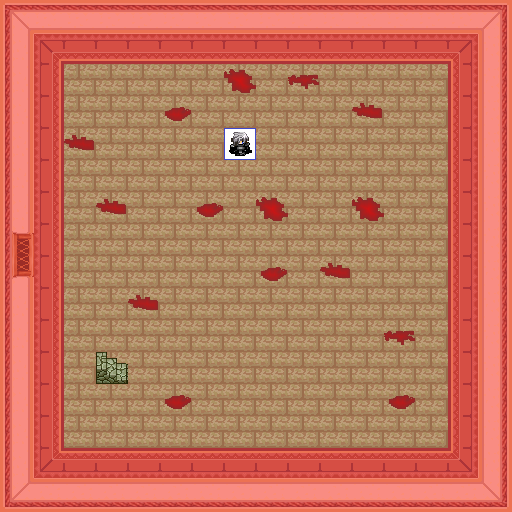

The image is a tile-based game level rendered from a .tmx file. Its description and source (layers, tilesets, objects; grid data summarised) follow:
An orthogonal 16x16 tile map with 32x32 px tiles, 7 tile layers (0_floor, 1_terrain, 2_object, 3_roof, ...), 1 hidden layer not drawn, 33 tilesets.

<map version="1.0" orientation="orthogonal" renderorder="right-down" width="16" height="16" tilewidth="32" tileheight="32" nextobjectid="1">
 <tileset firstgid="1" name="../../tileset/furniture/carpet/carpets_2.png" tilewidth="32" tileheight="32" tilecount="12" columns="4">
  <image source="../../tileset/furniture/carpet/carpets_2.png" trans="ff00ff" width="128" height="96" />
 </tileset>
 <tileset firstgid="13" name="../../tileset/building/wall/int_wall_pale.png" tilewidth="32" tileheight="32" tilecount="16" columns="2">
  <image source="../../tileset/building/wall/int_wall_pale.png" trans="ff00ff" width="64" height="256" />
 </tileset>
 <tileset firstgid="29" name="../../tileset/building/wall/int_wall_purple.png" tilewidth="32" tileheight="32" tilecount="20" columns="2">
  <image source="../../tileset/building/wall/int_wall_purple.png" trans="ff00ff" width="64" height="320" />
 </tileset>
 <tileset firstgid="49" name="../../tileset/furniture/kitchen/warmer.png" tilewidth="32" tileheight="32" tilecount="2" columns="1">
  <image source="../../tileset/furniture/kitchen/warmer.png" width="32" height="64" />
 </tileset>
 <tileset firstgid="51" name="../../tileset/item/logs.png" tilewidth="32" tileheight="32" tilecount="3" columns="1">
  <image source="../../tileset/item/logs.png" width="32" height="96" />
 </tileset>
 <tileset firstgid="54" name="../../tileset/furniture/table/table_with_hob.png" tilewidth="32" tileheight="32" tilecount="5" columns="5">
  <image source="../../tileset/furniture/table/table_with_hob.png" trans="ff00ff" width="160" height="32" />
 </tileset>
 <tileset firstgid="59" name="../../tileset/item/brush.png" tilewidth="32" tileheight="32" tilecount="3" columns="1">
  <image source="../../tileset/item/brush.png" width="32" height="96" />
 </tileset>
 <tileset firstgid="62" name="../../tileset/furniture/sink/dark_side_on.png" tilewidth="32" tileheight="32" tilecount="6" columns="3">
  <image source="../../tileset/furniture/sink/dark_side_on.png" trans="ff00ff" width="96" height="64" />
 </tileset>
 <tileset firstgid="68" name="../../tileset/item/pot/barrel.png" tilewidth="32" tileheight="32" tilecount="2" columns="1">
  <image source="../../tileset/item/pot/barrel.png" width="32" height="64" />
 </tileset>
 <tileset firstgid="70" name="../../tileset/building/decoration/wood_fire.png" tilewidth="32" tileheight="32" tilecount="4" columns="2">
  <image source="../../tileset/building/decoration/wood_fire.png" trans="ff00ff" width="64" height="64" />
 </tileset>
 <tileset firstgid="74" name="../../tileset/furniture/table/table_with_beer_dark.png" tilewidth="32" tileheight="32" tilecount="10" columns="5">
  <image source="../../tileset/furniture/table/table_with_beer_dark.png" trans="ff00ff" width="160" height="64" />
 </tileset>
 <tileset firstgid="84" name="../../tileset/furniture/table/grey_long.png" tilewidth="32" tileheight="32" tilecount="4" columns="2">
  <image source="../../tileset/furniture/table/grey_long.png" width="64" height="64" />
 </tileset>
 <tileset firstgid="88" name="../../tileset/plant/indoor/pot_plant.png" tilewidth="32" tileheight="32" tilecount="3" columns="1">
  <image source="../../tileset/plant/indoor/pot_plant.png" width="32" height="96" />
 </tileset>
 <tileset firstgid="91" name="../../tileset/building/window/int_windows_purple.png" tilewidth="32" tileheight="32" tilecount="16" columns="4">
  <image source="../../tileset/building/window/int_windows_purple.png" trans="ff00ff" width="128" height="128" />
 </tileset>
 <tileset firstgid="107" name="../../tileset/item/food/rustic_meals.png" tilewidth="32" tileheight="32" tilecount="2" columns="2">
  <image source="../../tileset/item/food/rustic_meals.png" trans="ff00ff" width="64" height="32" />
 </tileset>
 <tileset firstgid="109" name="../../tileset/building/entrance/pale_red_ew.png" tilewidth="32" tileheight="32" tilecount="48" columns="8">
  <image source="../../tileset/building/entrance/pale_red_ew.png" trans="ff00ff" width="256" height="192" />
 </tileset>
 <tileset firstgid="157" name="../../tileset/building/entrance/pale_red_ns.png" tilewidth="32" tileheight="32" tilecount="36" columns="9">
  <image source="../../tileset/building/entrance/pale_red_ns.png" trans="ff00ff" width="288" height="128" />
 </tileset>
 <tileset firstgid="193" name="../../tileset/furniture/shelve/pale_book_bottle_shelf.png" tilewidth="32" tileheight="32" tilecount="12" columns="3">
  <image source="../../tileset/furniture/shelve/pale_book_bottle_shelf.png" trans="ff00ff" width="96" height="128" />
 </tileset>
 <tileset firstgid="205" name="../../tileset/building/entrance/detail_ew.png" tilewidth="32" tileheight="32" tilecount="6" columns="2">
  <image source="../../tileset/building/entrance/detail_ew.png" trans="ff00ff" width="64" height="96" />
 </tileset>
 <tileset firstgid="211" name="../../tileset/logic/portal.png" tilewidth="32" tileheight="32" tilecount="7" columns="7">
  <image source="../../tileset/logic/portal.png" width="224" height="32" />
 </tileset>
 <tileset firstgid="218" name="../../tileset/logic/collision.png" tilewidth="32" tileheight="32" tilecount="1" columns="1">
  <image source="../../tileset/logic/collision.png" width="32" height="32" />
 </tileset>
 <tileset firstgid="219" name="../../tileset/logic/protection.png" tilewidth="32" tileheight="32" tilecount="2" columns="2">
  <image source="../../tileset/logic/protection.png" width="64" height="32" />
 </tileset>
 <tileset firstgid="221" name="bread" tilewidth="32" tileheight="32" tilecount="4" columns="4">
  <image source="../../tileset/item/food/bread.png" width="128" height="32" />
 </tileset>
 <tileset firstgid="225" name="pie safe" tilewidth="32" tileheight="32" tilecount="4" columns="2">
  <image source="../../tileset/furniture/kitchen/pie_safe.png" width="64" height="64" />
 </tileset>
 <tileset firstgid="229" name="items" tilewidth="32" tileheight="32" tilecount="16" columns="4">
  <image source="../../tileset/item/household/food_preparation.png" width="128" height="128" />
 </tileset>
 <tileset firstgid="245" name="table" tilewidth="32" tileheight="32" tilecount="9" columns="3">
  <image source="../../tileset/furniture/table/rectangular_with_meals.png" width="96" height="96" />
 </tileset>
 <tileset firstgid="254" name="water" tilewidth="32" tileheight="32" tilecount="24" columns="3">
  <image source="../../tileset/ground/water/water.png" width="96" height="256" />
 </tileset>
 <tileset firstgid="278" name="grey_plain" tilewidth="32" tileheight="32" tilecount="9" columns="3">
  <image source="../../tileset/furniture/table/grey_plain.png" width="96" height="96" />
 </tileset>
 <tileset firstgid="287" name="faumonia_bossy" tilewidth="32" tileheight="32" tilecount="4" columns="4">
  <image source="../../tileset/logic/creature/faumonia_bossy.png" width="128" height="32" />
 </tileset>
 <tileset firstgid="291" name="floor_stains_2" tilewidth="32" tileheight="32" tilecount="4" columns="2">
  <image source="../../tileset/item/blood/floor_stains_2.png" width="64" height="64" />
 </tileset>
 <tileset firstgid="295" name="grey_stone_stairs" tilewidth="32" tileheight="32" tilecount="6" columns="3">
  <image source="../../tileset/building/stairs/grey_stone_stairs.png" width="96" height="64" />
 </tileset>
 <tileset firstgid="301" name="grey_stone_stairs_down" tilewidth="32" tileheight="32" tilecount="6" columns="3">
  <image source="../../tileset/building/stairs/grey_stone_stairs_down.png" width="96" height="64" />
 </tileset>
 <tileset firstgid="307" name="green_stairs" tilewidth="32" tileheight="32" tilecount="4" columns="2">
  <image source="../../tileset/building/stairs/green_stairs.png" width="64" height="64" />
 </tileset>
 <layer name="0_floor" width="16" height="16">
  <data>[256 cells, 256 non-empty, 1 distinct tile ids]</data>
 </layer>
 <layer name="1_terrain" width="16" height="16">
  <data>[256 cells, 25 non-empty, 7 distinct tile ids]</data>
 </layer>
 <layer name="2_object" width="16" height="16">
  <data>[256 cells, 105 non-empty, 20 distinct tile ids]</data>
 </layer>
 <layer name="3_roof" width="16" height="16">
  <data>[256 cells, 0 non-empty, 0 distinct tile ids]</data>
 </layer>
 <layer name="4_roof_add" width="16" height="16">
  <data>[256 cells, 0 non-empty, 0 distinct tile ids]</data>
 </layer>
 <layer name="objects" width="16" height="16">
  <data>[256 cells, 1 non-empty, 1 distinct tile ids]</data>
 </layer>
 <layer name="collision" width="16" height="16" opacity="0.4">
  <data>[256 cells, 112 non-empty, 1 distinct tile ids]</data>
 </layer>
 <layer name="protection" width="16" height="16" visible="0" opacity="0.4">
  <data>[256 cells, 256 non-empty, 1 distinct tile ids]</data>
 </layer>
</map>
